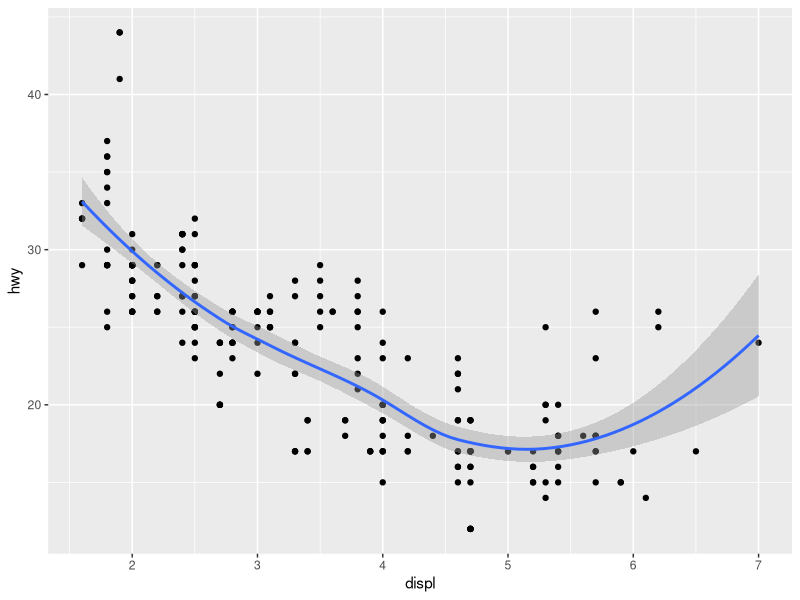
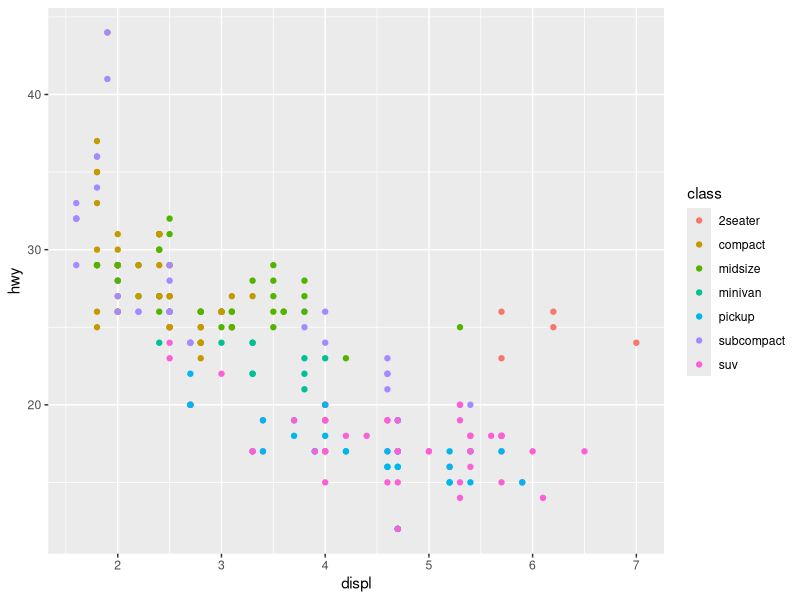
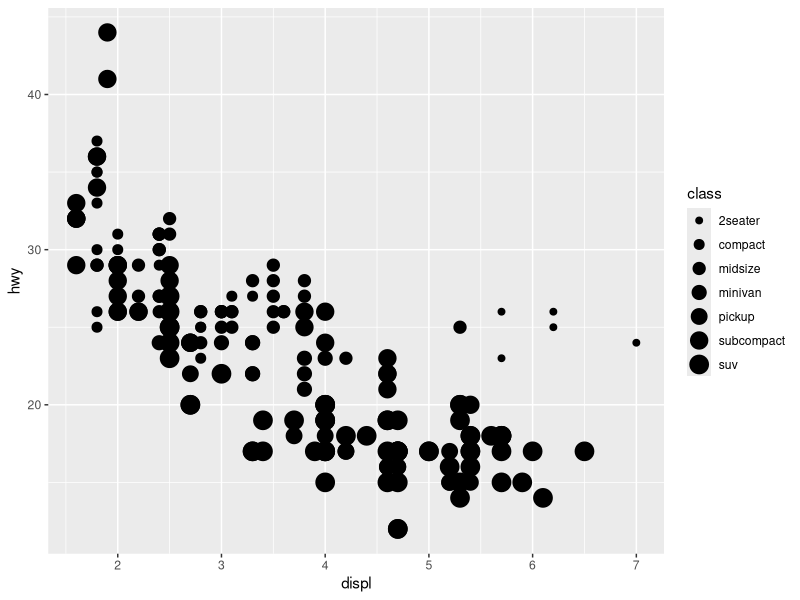
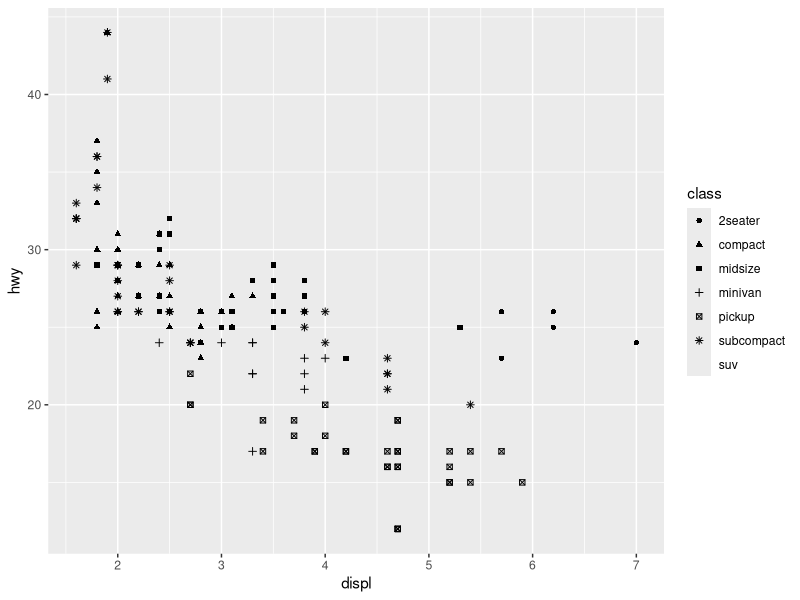
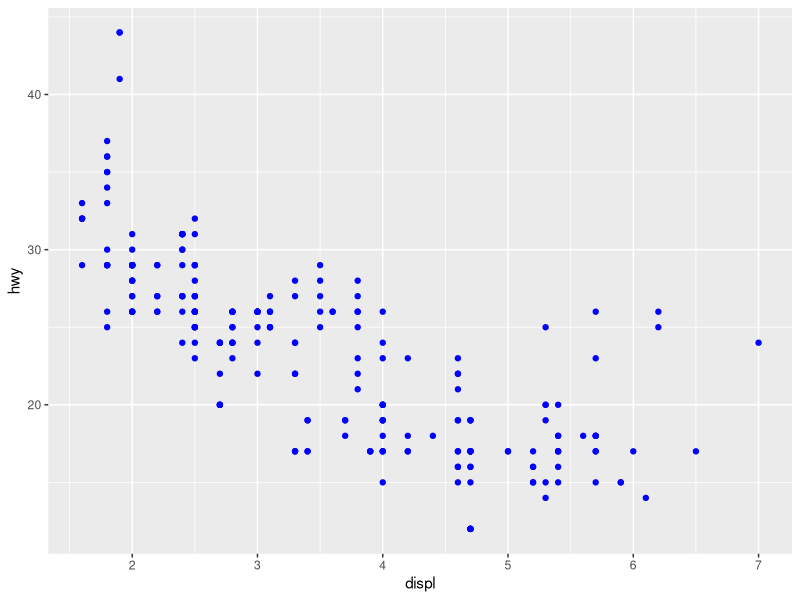
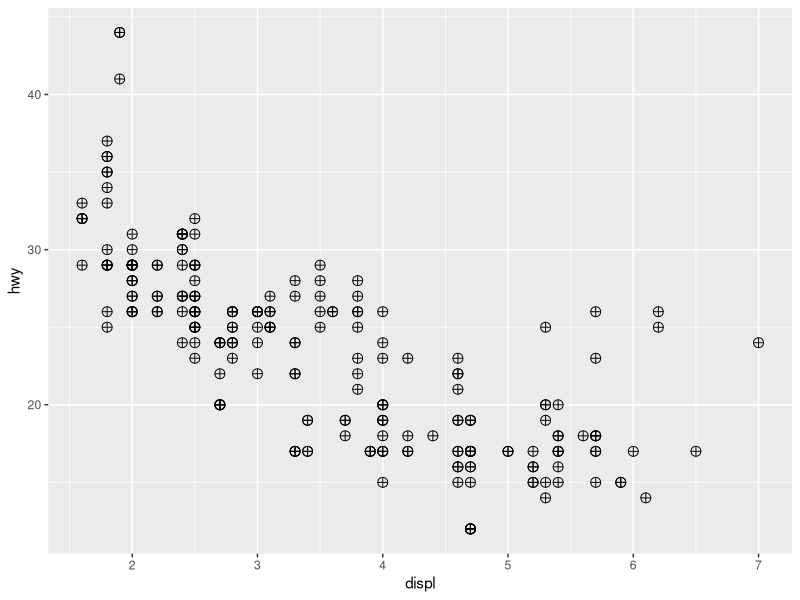
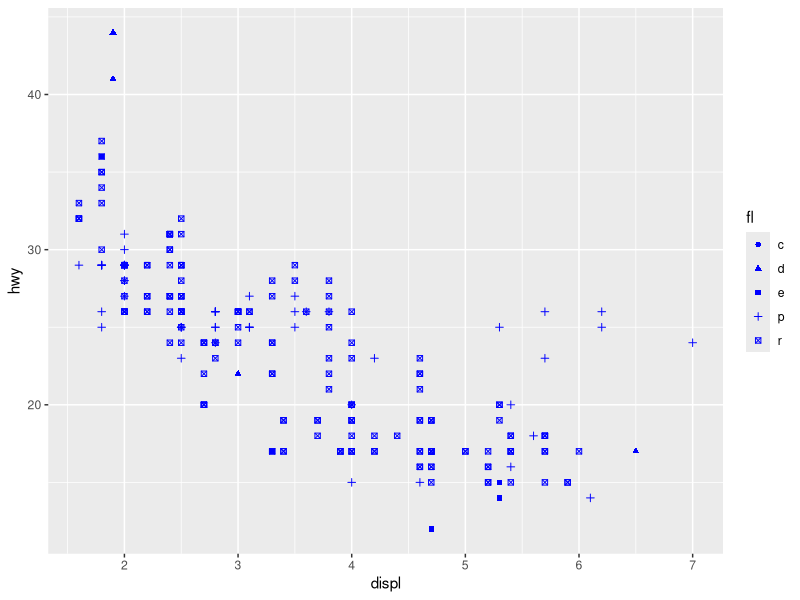
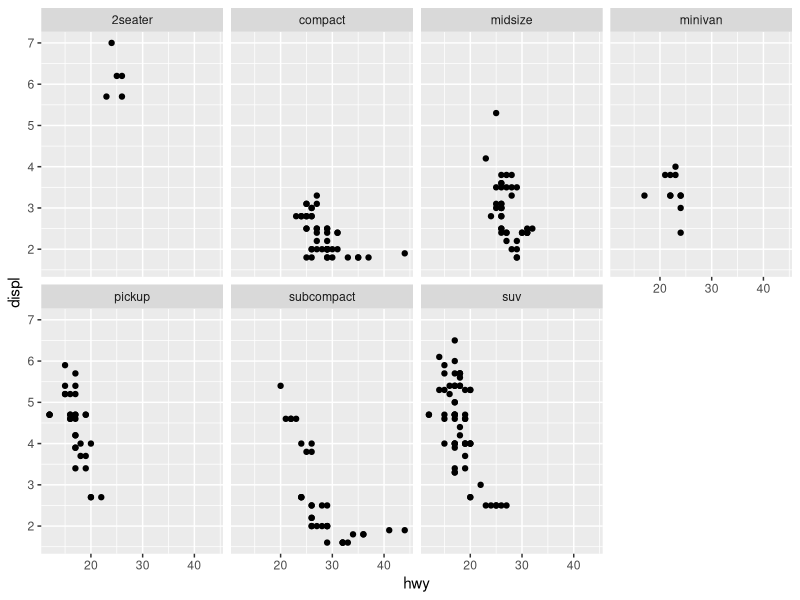

These charts were generated, in order, by the following R code:
## ---- chunk 1
# Load Libraries

library(tidyverse)


## ---- chunk 2
ggplot(data = mpg, aes(x = displ, y = hwy)) + geom_point() + geom_smooth()

## ---- chunk 3
ggplot(data = mpg, aes(x = displ, y = hwy, color = class)) + 
  geom_point()
## ---- chunk 4
ggplot(data = mpg, aes(x = displ, y = hwy, size = class)) + 
  geom_point()
ggplot(data = mpg, aes(x = displ, y = hwy, shape = class)) + 
  geom_point()
## ---- chunk 5
ggplot(data = mpg, aes(x = displ, y = hwy)) + 
  geom_point(color = "blue")
## ---- chunk 6
ggplot(data = mpg, aes(x = displ, y = hwy)) + 
  geom_point(size = 3, shape = 10)
## ---- chunk 7
ggplot(data = mpg, aes(x = displ, y = hwy, shape = fl)) + 
  geom_point(color = "blue")
## ---- chunk 8
ggplot(data = mpg, aes(x = hwy, y = displ)) + geom_point() + facet_wrap(~ class, nrow = 2)
## ---- chunk 9
ggplot(data = mpg) + geom_point(mapping = aes(x = displ, y = hwy)) + facet_grid(drv~ class)
## ---- chunk 10
ggplot(data = mpg, aes(x = displ, y = hwy)) + geom_point() + geom_smooth(se = FALSE)
## ---- chunk 11
ggplot(data = mpg, aes(x = displ, y = hwy, linetype = drv)) + geom_smooth()
## ---- chunk 12
ggplot(data = mpg, aes(x = displ, y = hwy, linetype = drv)) + geom_smooth(show.legend = FALSE)

## ---- chunk 13
ggplot(data = mpg, aes(x = displ, y = hwy, linetype = drv)) + geom_point(aes(color = class)) + geom_smooth()

## ---- chunk 14
ggplot(data = mpg, aes(x = displ, y = hwy)) + geom_point(aes(color = class)) + geom_smooth()

## ---- chunk 15
ggplot(data = mpg, aes(x = cty, y = hwy)) + geom_point(data = filter(mpg, class == "subcompact" | class == "suv")) + geom_smooth(data = filter(mpg, class == "subcompact" | class == "suv"), se = FALSE)
                                                                                                         
## ---- chunk 16
ggplot(data = diamonds, aes(x = cut)) + geom_bar(aes(alpha = cut), fill = "blue") + theme_bw()
## ---- chunk 17
ggplot(data = diamonds, aes(x = cut)) + stat_count()

## ---- chunk 18
demo <- tribble(
  ~cut,         ~freq,
  "Fair",       1610,
  "Good",       4906,
  "Very Good",  12082,
  "Premium",    13791,
  "Ideal",      21551
)
ggplot(data = demo, aes(x = cut, y = freq)) + geom_bar(stat = "identity")
## ---- chunk 19
ggplot(data = diamonds, aes(x = cut, y = ..prop.., group = 1)) + geom_bar()
## ---- chunk 20
ggplot(data = diamonds) + 
  stat_summary(
    mapping = aes(x = cut, y = depth),
    fun.ymin = min,
    fun.ymax = max,
    fun.y = median
  )
## ---- chunk 21
ggplot(data = diamonds) + 
  geom_bar(mapping = aes(x = cut, colour = cut))
ggplot(data = diamonds) + 
  geom_bar(mapping = aes(x = cut, fill = cut))
## ---- chunk 22
ggplot(data = diamonds) + 
  geom_bar(mapping = aes(x = cut, fill = clarity))
## ---- chunk 23
ggplot(data = diamonds) + 
  geom_bar(mapping = aes(x = cut, colour = cut))
ggplot(data = diamonds) + 
  geom_bar(mapping = aes(x = cut, fill = cut))
## ---- chunk 24
ggplot(data = diamonds) + 
  geom_bar(mapping = aes(x = cut, fill = clarity))
## ---- chunk 25
ggplot(data = diamonds, mapping = aes(x = cut, fill = clarity)) + 
  geom_bar(alpha = 1/5, position = "identity")
ggplot(data = diamonds, mapping = aes(x = cut, colour = clarity)) + 
  geom_bar(fill = NA, position = "identity")
## ---- chunk 26
ggplot(data = diamonds) + 
  geom_bar(mapping = aes(x = cut, fill = clarity), position = "fill")
## ---- chunk 27
ggplot(data = diamonds) + 
  geom_bar(mapping = aes(x = cut, fill = clarity), position = "dodge")
## ---- chunk 28
ggplot(data = mpg) + 
  geom_point(mapping = aes(x = displ, y = hwy), position = "jitter")
